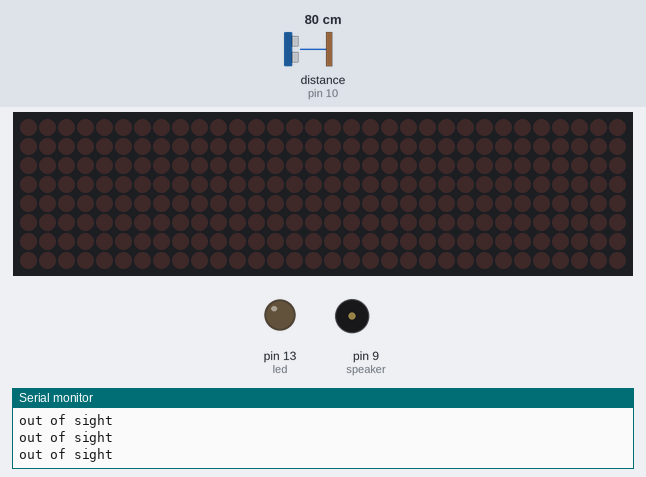
Simulated run of this sketch. Board: Arduino Uno, built with avr-gcc and run on an emulated ATmega328P. On the bench: 32×8 LED matrix, output pins drawn as LEDs (lit = HIGH), buzzer (waves = sounding), the last lines printed to the serial monitor. Wiring (inferred from the names in the program): ultrasonic range finder: trigger pin 11; echo pin 10. The inputs (shaded band) are chosen by the test bench; at power-on: distance to the obstacle (sensor on pin 10) 80 cm. The echo pulse lasts 58.3 µs per cm; the modem accepts every AT command (registered, SIM ready, sends succeed) and sends nothing else; pins used as bus, display or sensor lines are not drawn.

Above: at 9.2 s.
9.3 s: distance to the obstacle (sensor on pin 10) set to 53 cm
10.8 s: distance to the obstacle (sensor on pin 10) set to 45 cm
At 28.28 s:
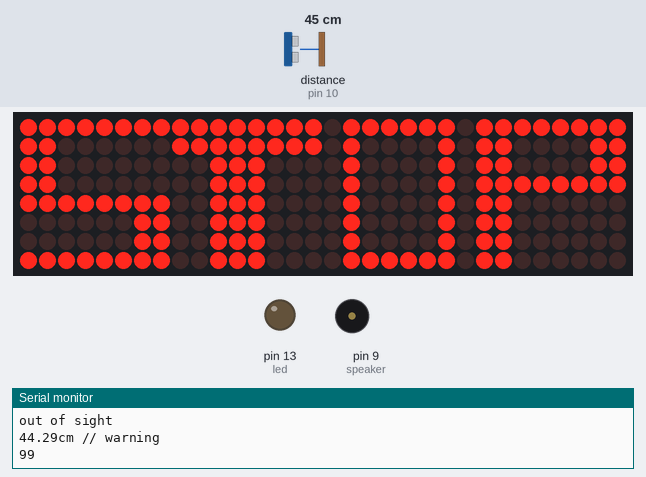
At 28.9 s:
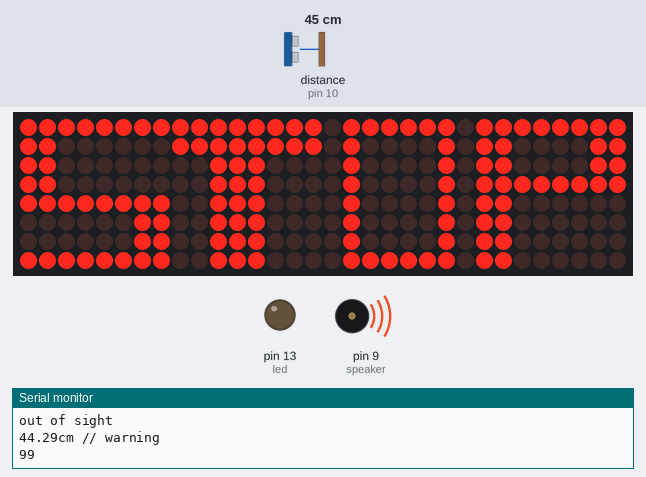
Timing chart, 0 to 29.9 s (numbered marks = the images above; inputs shaded):
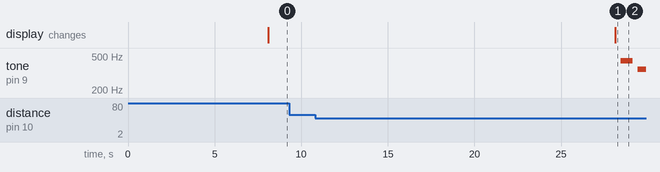

The sketch:

thinkspeak_with_led.ino
```cpp
#include <LedControl.h>

#include <SoftwareSerial.h>
#include <stdlib.h>
#include "LedControl.h" // 라이브러리 사용 선언

#define DEBUG true


const int led = LED_BUILTIN;
int speaker = 9;

// 자신의 thingspeak 채널의 API key 입력
String apiKey = "IPM9LRF6SF3R5GX7";

// 업로드 알림 LED 설정 (아두이노 우노 On Board LED)
//pin number
int echoPin=10;
int trigPin=11;
LedControl lc=LedControl(4,6,5,4);   // Din 핀을 4번, ClK핀을 6번 CS핀을 5번에 연결, 매트릭스는 4개를 사용 선언
int num;


SoftwareSerial esp8266(2, 3); // TX/RX 설정, serial 객체생성

void setup() {
  Serial.begin(9600);
  esp8266.begin(9600);  //시리얼통신속도 9600보드레이트 설정

   pinMode(trigPin,OUTPUT);
  pinMode(echoPin,INPUT);
  pinMode(led, OUTPUT);
  pinMode(speaker, OUTPUT);
  digitalWrite(led, 0);

    for(num=0; num<4; num++) // 매트릭스 0번부터 3번까지 세팅
  {
   lc.shutdown(num,false); // 0~3번까지 매트릭스 절전모드 해제
   lc.setIntensity(num,8); // 매트릭스의 밝기 선언 0~15의 수
   lc.clearDisplay(num); // 매트릭스 led를 초기화
  }

   /*AT Command 이용*/
  sendData("AT+RST\r\n", 2000, DEBUG); //reset module
  sendData("AT+CWMODE=1\r\n", 1000, DEBUG); //dual mode로 설정
  sendData("AT+CWJAP=\"studyzone\",\"studycafe1219\"\r\n", 5000, DEBUG); //사용할 공유기 설정
}

void loop() {
  float duration, distance;
  String gps="99";
  // 초음파를 보낸다. 다 보내면 echo가 HIGH 상태로 대기하게 된다.
  digitalWrite(trigPin, HIGH);
  delayMicroseconds(5);
  digitalWrite(trigPin, LOW);

  // echoPin 이 HIGH를 유지한 시간을 저장 한다.
  duration = pulseIn(echoPin, HIGH);
  // HIGH 였을 때 시간(초음파가 보냈다가 다시 들어온 시간)을 가지고 거리를 계산 한다.
  distance = ((float)(340 * duration) / 10000) / 2;

  if(distance<50||distance>2000){
    Serial.print(distance);
    Serial.println("cm // warning");
    Serial.println(gps);


    // TCP 연결
    String cmd = "AT+CIPSTART=\"TCP\",\"";
    cmd += "184.106.153.149"; // api.thingspeak.com 접속 IP
    cmd += "\",80";           // api.thingspeak.com 접속 포트, 80
    esp8266.println(cmd);

    if(esp8266.find("Error")){
      Serial.println("AT+CIPSTART error");
      return;
    }

    // GET 방식으로 보내기 위한 String, Data 설정
    String getStr = "GET /update?api_key=";
    getStr += apiKey;
    getStr +="&field1=";
    getStr += String(gps);
    getStr += "\r\n\r\n";

    // Send Data
    cmd = "AT+CIPSEND=";
    cmd += String(getStr.length());
    esp8266.println(cmd);

    if(esp8266.find(">")){
      esp8266.print(getStr);
    }
    else{
      esp8266.println("AT+CIPCLOSE");
      // alert user
      Serial.println("AT+CIPCLOSE");
    }

    // Thingspeak 최소 업로드 간격 15초를 맞추기 위한 delay
    delay(16000);

    //led알림
  byte m[8]={
             B11111111,
             B11000000,
             B11000000,
             B11000000,
             B11111111,
             B00000011,
             B00000011,
             B11111111
             };
  //'T'
 byte t[8]={
            B11111111,
            B11111111,
            B00111000,
            B00111000,
            B00111000,
            B00111000,
            B00111000,
            B00111000
            };


 // 'O'
 byte r[8]={
            B01111110,
            B01000010,
            B01000010,
            B01000010,
            B01000010,
            B01000010,
            B01000010,
            B01111110
           };
  //'P'
 byte x[8]={
            B11111111,
            B11000011,
            B11000011,
            B11111111,
            B11000000,
            B11000000,
            B11000000,
            B11000000
            };


 // lc.setRow 함수는 행(Row) 기준으로 도트매트릭스를 제어 lc.setRow(matrix_number,Row,value)
 for(int j=0; j<8; j++)
 {
   lc.setRow(3,j,m[j]); // stop 한 글자씩 led 판에 출력
   lc.setRow(2,j,t[j]);
   lc.setRow(1,j,r[j]);
   lc.setRow(0,j,x[j]);
 }
 delay(300);


  //speaker 작동
  tone(speaker, 440);
delay(700);
noTone(speaker);
delay(300);//라

tone(speaker, 349);
delay(700);
noTone(speaker);
delay(300);//파

tone(speaker, 392);
delay(700);
noTone(speaker);
delay(300);//솔

tone(speaker, 262);
delay(700);
noTone(speaker);
delay(300);//도

tone(speaker, 262);
delay(700);
noTone(speaker);
delay(300);//도

tone(speaker, 392);
delay(700);
noTone(speaker);
delay(300);//솔

tone(speaker, 440);
delay(700);
noTone(speaker);
delay(300);//라

tone(speaker, 349);
delay(700);
noTone(speaker);
delay(300);//파

  }

else
{
  Serial.print("out of sight");
  Serial.print("\n");

   byte m[8]={
             B00000000,
             B00000000,
             B00000000,
             B00000000,
             B00000000,
             B00000000,
             B00000000,
             B00000000
             };
  //'T'
 byte t[8]={
             B00000000,
             B00000000,
             B00000000,
             B00000000,
             B00000000,
             B00000000,
             B00000000,
             B00000000
             };


 // 'O'
 byte r[8]={
             B00000000,
             B00000000,
             B00000000,
             B00000000,
             B00000000,
             B00000000,
             B00000000,
             B00000000
             };
  //'P'
 byte x[8]={
             B00000000,
             B00000000,
             B00000000,
             B00000000,
             B00000000,
             B00000000,
             B00000000,
             B00000000
             };

 // lc.setRow 함수는 행(Row) 기준으로 도트매트릭스를 제어 lc.setRow(matrix_number,Row,value)
 for(int j=0; j<8; j++)
 {
   lc.setRow(3,j,m[j]); // stop 한 글자씩 led 판에 출력
   lc.setRow(2,j,t[j]);
   lc.setRow(1,j,r[j]);
   lc.setRow(0,j,x[j]);
 }
 delay(300);

}
delay(100);
}
  /*ESP8266의 정보를 알아내고 설정하기 위한 함수 선언*/
  String sendData(String command, const int timeout, boolean debug){
    String response = "";
    esp8266.print(command); //command를 ESP8266에 보냄
    long int time=millis();

    while((time+timeout)>millis()){
      while(esp8266.available()){
        /*esp가 가진 데이터를 시리얼 모니터에 출력하기 위함*/
        char c=esp8266.read(); //다음 문자를 읽어옴
        response+=c;
      }
    }
    if(debug){
      Serial.print(response);
    }
    return response;
  }
```

Measured:
- the behaviour switches between 51 and 50 cm on distance to the obstacle (sensor on pin 10) (found by bisection; images 0 and 1)
- after the input at 10.8 s, tone on pin 9 (speaker): silent → 440 Hz after 17.6 s, → silent 0.70 s later, → 349 Hz 0.30 s later; the display: changes after 17.3 s (image 1)
